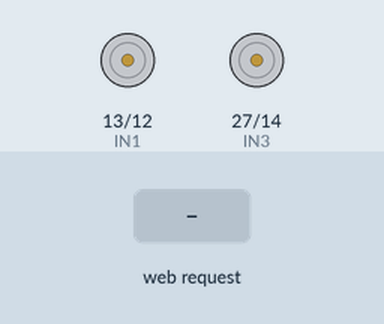
This sketch was run on a simulated ESP32. On the bench: motor-driver pin pairs drawn as motors (green arrow = first pin HIGH = forward, orange = second pin HIGH = backward, longer = more drive). Inputs (shaded band) come from the test bench. What the sketch prints to the serial monitor is not drawn.

Above: at 1.2 s.
1.3 s: HTTP request GET /forward received
At 2.4 s:
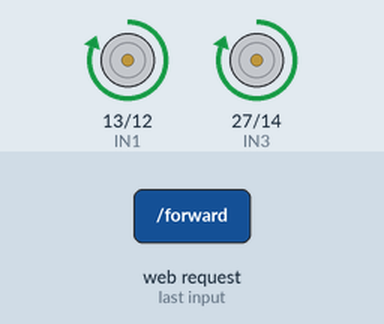
2.8 s: HTTP request GET /backward received
At 3.5 s:
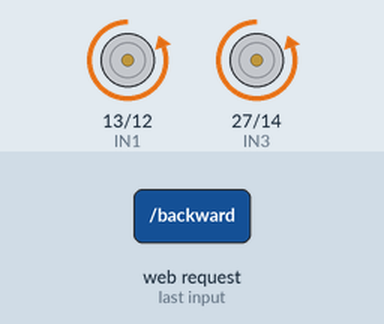
4.3 s: HTTP request GET /left received
At 4.7 s:
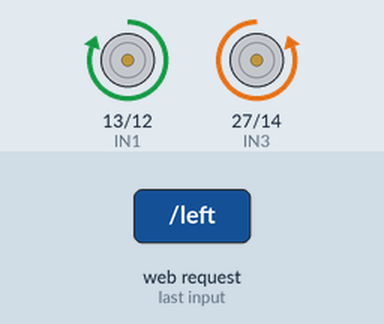
5.8 s: HTTP request GET /right received
At 7.0 s:
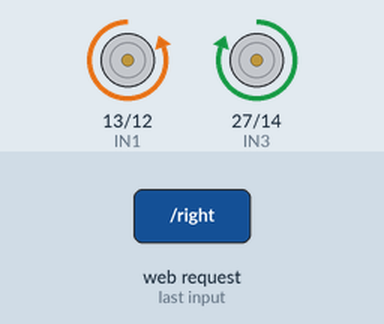
7.3 s: HTTP request GET /stop received
At 8.1 s:
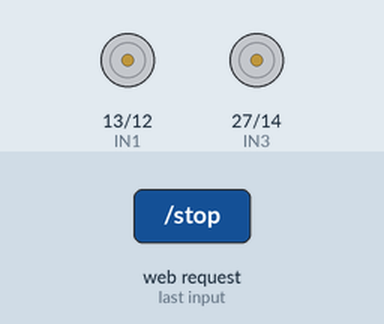
Timing chart, 0 to 9.8 s (numbered marks = the images above; inputs shaded):
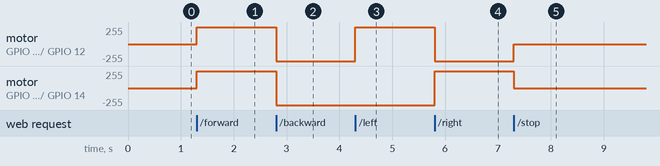

The sketch:

car.ino
```cpp
#include <WiFi.h>
#include <WebServer.h>

// Motor control pins
#define IN1 13
#define IN2 12
#define IN3 27
#define IN4 14

WebServer server(80); // Create a web server on port 80

void setup() {
  // Motor pins setup
  pinMode(IN1, OUTPUT);
  pinMode(IN2, OUTPUT);
  pinMode(IN3, OUTPUT);
  pinMode(IN4, OUTPUT);

  // WiFi setup
  WiFi.softAP("ESP32_Car", "12345678");
  IPAddress IP = WiFi.softAPIP();
  Serial.begin(115200);
  Serial.println("Access Point started:");
  Serial.println(IP);

  // Define server routes
  server.on("/", HTTP_GET, []() {
    server.send(200, "text/html", R"rawliteral(
      <!DOCTYPE html>
      <html>
      <head>
        <meta name="viewport" content="width=device-width, initial-scale=1, maximum-scale=1, user-scalable=no">
        <style>
          body {
            background-color: white;
            text-align: center;
            font-family: Arial, sans-serif;
            margin: 0;
            padding: 0;
          }
          .arrows {
            font-size: 40px;
            color: red;
          }
          td.button {
            background-color: black;
            border-radius: 25%;
            box-shadow: 5px 5px #888888;
            width: 80px;
            height: 80px;
            text-align: center;
            vertical-align: middle;
          }
          td.button:active {
            transform: translate(5px, 5px);
            box-shadow: none;
          }
          .noselect {
            -webkit-touch-callout: none;
            -webkit-user-select: none;
            -khtml-user-select: none;
            -moz-user-select: none;
            -ms-user-select: none;
            user-select: none;
          }
          table {
            width: 300px;
            margin: 50px auto;
            table-layout: fixed;
          }
          td {
            padding: 10px;
          }
          h1 {
            color: teal;
          }
        </style>
      </head>
      <body class="noselect">
        <h1>RC Car Remote</h1>
        <table id="mainTable">
          <tr>
            <td></td>
            <td class="button" ontouchstart='sendCommand("/forward")' ontouchend='sendCommand("/stop")'>
              <span class="arrows">&#8679;</span>
            </td>
            <td></td>
          </tr>
          <tr>
            <td class="button" ontouchstart='sendCommand("/left")' ontouchend='sendCommand("/stop")'>
              <span class="arrows">&#8678;</span>
            </td>
            <td></td>
            <td class="button" ontouchstart='sendCommand("/right")' ontouchend='sendCommand("/stop")'>
              <span class="arrows">&#8680;</span>
            </td>
          </tr>
          <tr>
            <td></td>
            <td class="button" ontouchstart='sendCommand("/backward")' ontouchend='sendCommand("/stop")'>
              <span class="arrows">&#8681;</span>
            </td>
            <td></td>
          </tr>
        </table>
        <script>
          function sendCommand(command) {
            fetch(command).catch((error) => console.log("Error:", error));
          }
        </script>
      </body>
      </html>
    )rawliteral");
  });

  // Movement routes
  server.on("/forward", HTTP_GET, []() { moveForward(); server.send(200, "text/plain", "Moving Forward"); });
  server.on("/backward", HTTP_GET, []() { moveBackward(); server.send(200, "text/plain", "Moving Backward"); });
  server.on("/left", HTTP_GET, []() { turnLeft(); server.send(200, "text/plain", "Turning Left"); });
  server.on("/right", HTTP_GET, []() { turnRight(); server.send(200, "text/plain", "Turning Right"); });
  server.on("/stop", HTTP_GET, []() { stopCar(); server.send(200, "text/plain", "Stopping"); });

  server.begin();
}

void loop() {
  server.handleClient();
}

// Motor control functions
void moveForward() {
  digitalWrite(IN1, HIGH);
  digitalWrite(IN2, LOW);
  digitalWrite(IN3, HIGH);
  digitalWrite(IN4, LOW);
}

void moveBackward() {
  digitalWrite(IN1, LOW);
  digitalWrite(IN2, HIGH);
  digitalWrite(IN3, LOW);
  digitalWrite(IN4, HIGH);
}

void turnLeft() {
  digitalWrite(IN1, HIGH);
  digitalWrite(IN2, LOW);
  digitalWrite(IN3, LOW);
  digitalWrite(IN4, HIGH);
}

void turnRight() {
  digitalWrite(IN1, LOW);
  digitalWrite(IN2, HIGH);
  digitalWrite(IN3, HIGH);
  digitalWrite(IN4, LOW);
}

void stopCar() {
  digitalWrite(IN1, LOW);
  digitalWrite(IN2, LOW);
  digitalWrite(IN3, LOW);
  digitalWrite(IN4, LOW);
}
```

Measured:
- after the input at 1.3 s, motor on GPIO 13 (IN1) / GPIO 12 (IN2), motor on GPIO 27 (IN3) / GPIO 14 (IN4): stopped → forward 255/255 at once
- after the input at 2.8 s, motor on GPIO 13 (IN1) / GPIO 12 (IN2), motor on GPIO 27 (IN3) / GPIO 14 (IN4): forward 255/255 → backward 255/255 at once
- after the input at 4.3 s, motor on GPIO 13 (IN1) / GPIO 12 (IN2): backward 255/255 → forward 255/255 at once
- after the input at 5.8 s, motor on GPIO 13 (IN1) / GPIO 12 (IN2): forward 255/255 → backward 255/255 at once; motor on GPIO 27 (IN3) / GPIO 14 (IN4): backward 255/255 → forward 255/255 at once
- after the input at 7.3 s, motor on GPIO 13 (IN1) / GPIO 12 (IN2): backward 255/255 → stopped at once; motor on GPIO 27 (IN3) / GPIO 14 (IN4): forward 255/255 → stopped at once
